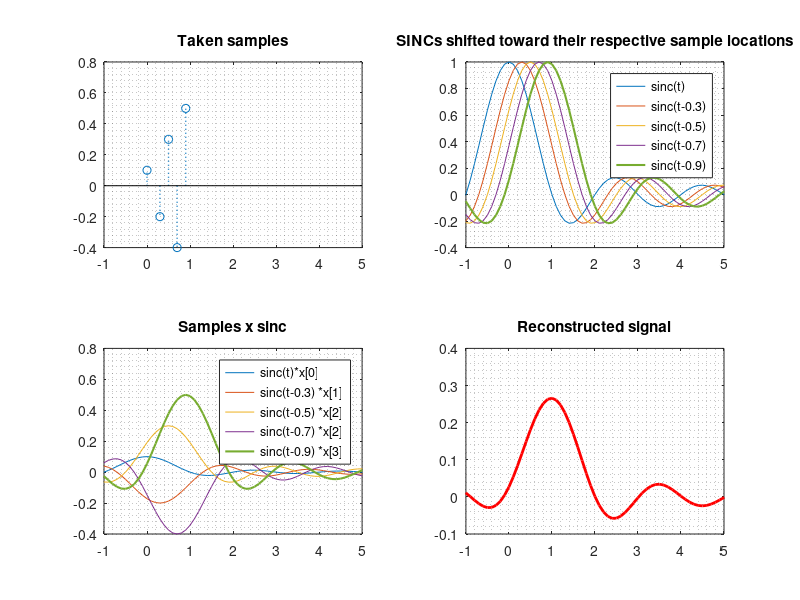

The MATLAB source for this figure:
%% PRACTICE 3.5. Reconstruction of a signal from discrete samples.

clc, close all, clear all
%a) Generation of the 5 sinc functions shifted to their respective time instants:
tn = -10:0.1:10;
y1 = sinc(tn);
y2 = sinc(tn-0.3);
y3 = sinc(tn-0.5);
y4 = sinc(tn-0.7);
y5 = sinc(tn-0.9);
timeinstants = [0 0.3 0.5 0.7 0.9];
samples = [0.1 -0.2 0.3 -0.4 0.5];
subplot(2,2,1)
stem(timeinstants, samples,'LineStyle',':','Marker','o','LineWidth',1.0)
grid minor
xlim([-1 5])
title('Taken samples')
subplot(2,2,2)
plot(tn,y1,tn,y2,tn,y3,tn,y4,tn,y5,'LineWidth',1.5)
grid minor
xlim([-1 5])
title('SINCs shifted toward their respective sample locations')
legend('sinc(t)','sinc(t-0.3)','sinc(t-0.5)','sinc(t-0.7)','sinc(t-0.9)')

%% b) Multiplication of each shifted sinc function by its corresponding sample value:
y1 = y1*0.1;
y2 = y2*(-0.2);
y3 = y3*0.3;
y4 = y4*(-0.4);
y5 = y5*0.5;
subplot(2,2,3)
plot(tn,y1,tn,y2,tn,y3,tn,y4,tn,y5,'LineWidth',1.5)
grid minor
xlim([-1 5])
title('Samples x sinc')
legend('sinc(t)*x[0]','sinc(t-0.3) *x[1]','sinc(t-0.5) *x[2]','sinc(t-0.7) *x[2]','sinc(t-0.9) *x[3]')

%% c) Sum of all the contributions from the previous step to obtain the recovered signal:
Y_recover = y1+y2+y3+y4+y5;
subplot(2,2,4)
plot(tn, Y_recover,'LineWidth',2,'Color','red');
grid minor
xlim([-1 5])
title('Reconstructed signal')
